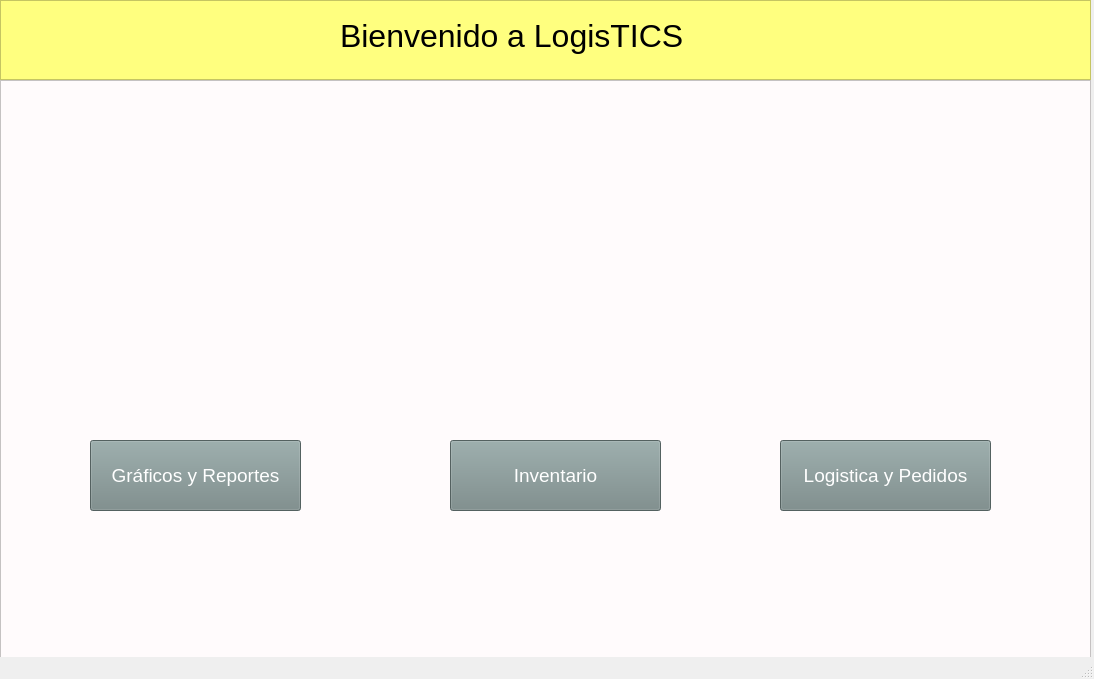
<?xml version="1.0" encoding="UTF-8"?>
<ui version="4.0">
 <class>inicio</class>
 <widget class="QMainWindow" name="inicio">
  <property name="geometry">
   <rect>
    <x>0</x>
    <y>0</y>
    <width>1094</width>
    <height>679</height>
   </rect>
  </property>
  <property name="windowTitle">
   <string>MainWindow</string>
  </property>
  <widget class="QWidget" name="centralwidget">
   <widget class="QFrame" name="headerFrame">
    <property name="geometry">
     <rect>
      <x>0</x>
      <y>0</y>
      <width>1091</width>
      <height>80</height>
     </rect>
    </property>
    <property name="acceptDrops">
     <bool>false</bool>
    </property>
    <property name="autoFillBackground">
     <bool>false</bool>
    </property>
    <property name="styleSheet">
     <string notr="true">background-color: rgb(255, 255, 127);</string>
    </property>
    <property name="frameShape">
     <enum>QFrame::StyledPanel</enum>
    </property>
    <property name="frameShadow">
     <enum>QFrame::Raised</enum>
    </property>
    <widget class="QLabel" name="label">
     <property name="geometry">
      <rect>
       <x>340</x>
       <y>10</y>
       <width>491</width>
       <height>51</height>
      </rect>
     </property>
     <property name="font">
      <font>
       <pointsize>24</pointsize>
      </font>
     </property>
     <property name="text">
      <string>Bienvenido a LogisTICS</string>
     </property>
    </widget>
   </widget>
   <widget class="QFrame" name="contentFrame">
    <property name="geometry">
     <rect>
      <x>0</x>
      <y>80</y>
      <width>1091</width>
      <height>581</height>
     </rect>
    </property>
    <property name="styleSheet">
     <string notr="true">background-color: rgb(255, 251, 252);</string>
    </property>
    <property name="frameShape">
     <enum>QFrame::StyledPanel</enum>
    </property>
    <property name="frameShadow">
     <enum>QFrame::Raised</enum>
    </property>
    <widget class="QLabel" name="label_2">
     <property name="geometry">
      <rect>
       <x>100</x>
       <y>100</y>
       <width>201</width>
       <height>201</height>
      </rect>
     </property>
     <property name="styleSheet">
      <string notr="true">border-image: url(:/Imagenes/graficos.png);</string>
     </property>
     <property name="text">
      <string/>
     </property>
    </widget>
    <widget class="QLabel" name="label_3">
     <property name="geometry">
      <rect>
       <x>460</x>
       <y>100</y>
       <width>201</width>
       <height>201</height>
      </rect>
     </property>
     <property name="styleSheet">
      <string notr="true">border-image: url(:/Imagenes/inventario.png);</string>
     </property>
     <property name="text">
      <string/>
     </property>
    </widget>
    <widget class="QLabel" name="label_4">
     <property name="geometry">
      <rect>
       <x>780</x>
       <y>110</y>
       <width>201</width>
       <height>201</height>
      </rect>
     </property>
     <property name="styleSheet">
      <string notr="true">border-image: url(:/Imagenes/pedidos.png);</string>
     </property>
     <property name="text">
      <string/>
     </property>
    </widget>
    <widget class="QPushButton" name="pushButton">
     <property name="geometry">
      <rect>
       <x>90</x>
       <y>360</y>
       <width>211</width>
       <height>71</height>
      </rect>
     </property>
     <property name="font">
      <font>
       <pointsize>14</pointsize>
      </font>
     </property>
     <property name="cursor">
      <cursorShape>PointingHandCursor</cursorShape>
     </property>
     <property name="styleSheet">
      <string notr="true">color: rgb(255, 255, 255);
background-color: rgb(118, 136, 135);</string>
     </property>
     <property name="text">
      <string>Gráficos y Reportes</string>
     </property>
    </widget>
    <widget class="QPushButton" name="pushButton_2">
     <property name="geometry">
      <rect>
       <x>450</x>
       <y>360</y>
       <width>211</width>
       <height>71</height>
      </rect>
     </property>
     <property name="font">
      <font>
       <pointsize>14</pointsize>
      </font>
     </property>
     <property name="cursor">
      <cursorShape>PointingHandCursor</cursorShape>
     </property>
     <property name="styleSheet">
      <string notr="true">color: rgb(255, 255, 255);
background-color: rgb(118, 136, 135);</string>
     </property>
     <property name="text">
      <string>Inventario</string>
     </property>
    </widget>
    <widget class="QPushButton" name="pushButton_3">
     <property name="geometry">
      <rect>
       <x>780</x>
       <y>360</y>
       <width>211</width>
       <height>71</height>
      </rect>
     </property>
     <property name="font">
      <font>
       <pointsize>14</pointsize>
      </font>
     </property>
     <property name="cursor">
      <cursorShape>PointingHandCursor</cursorShape>
     </property>
     <property name="styleSheet">
      <string notr="true">color: rgb(255, 255, 255);
background-color: rgb(118, 136, 135);</string>
     </property>
     <property name="text">
      <string>Logistica y Pedidos</string>
     </property>
    </widget>
   </widget>
  </widget>
  <widget class="QStatusBar" name="statusbar"/>
 </widget>
 <resources>
  <include location="Imagenes.qrc"/>
 </resources>
 <connections/>
</ui>
